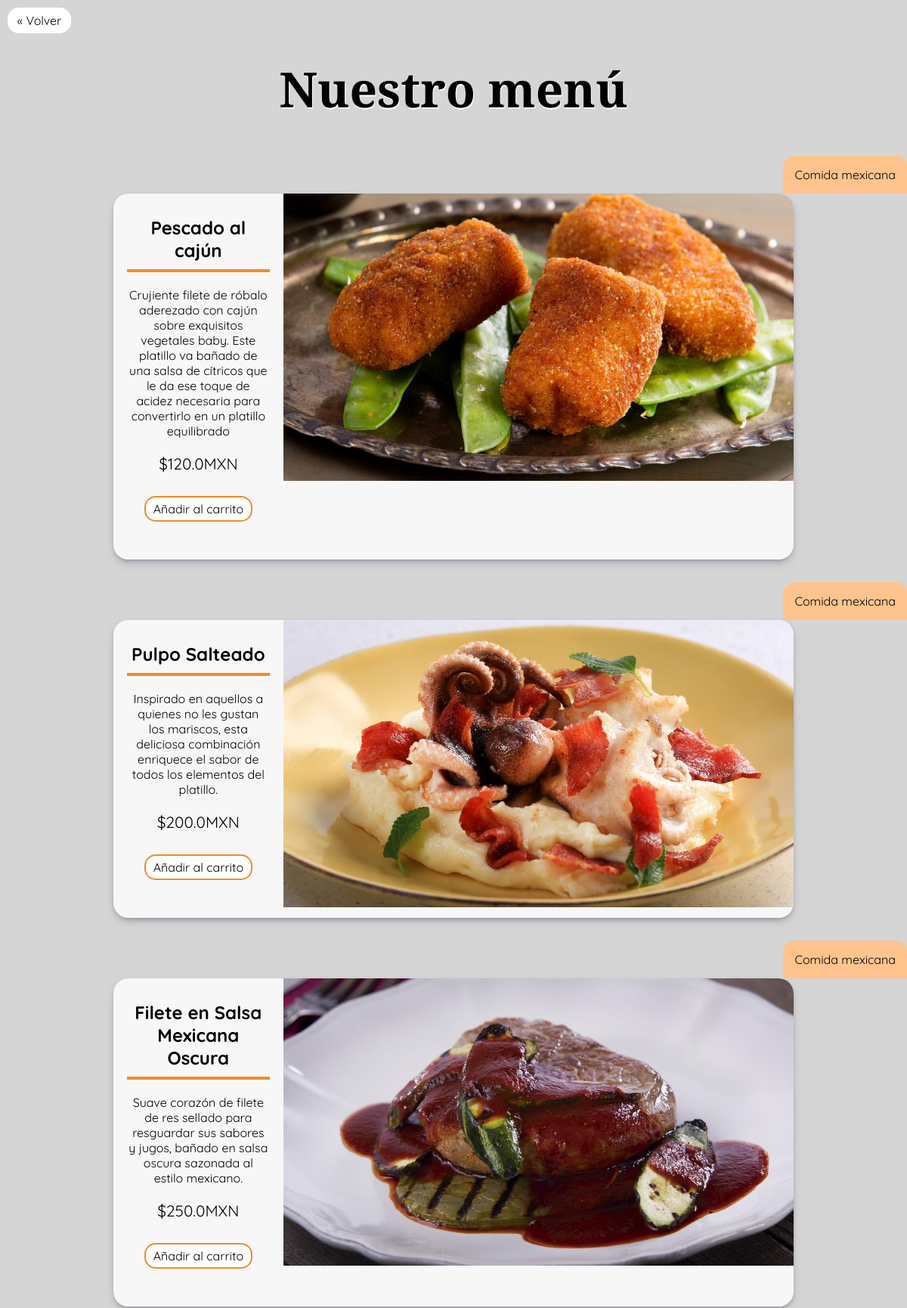
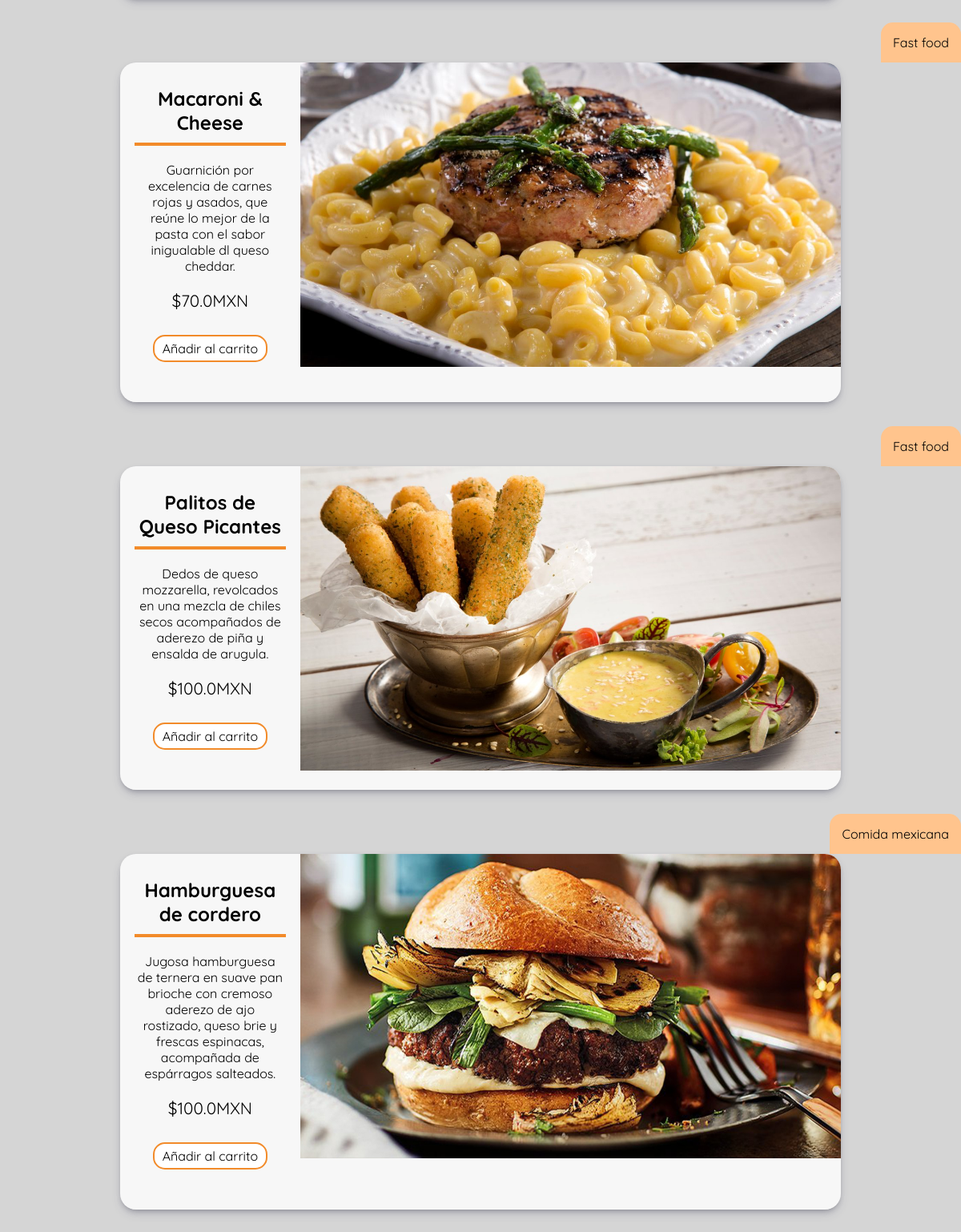
Screenshot of /ver_menu/ (signed in, upper part) with the database file from the repository (2 pictures, top to bottom).
### platillo/models.py (models this page shows, shortened)
class Platillo(models.Model):
    id = models.AutoField(primary_key=True)
    nombre = models.CharField(max_length=200, unique=True)
    descripcion = models.CharField(max_length=500, null=True)
    precio = models.FloatField(null=False, default=0)
    imagen = models.ImageField(null=False, upload_to=directorio_imagen)
    categoria = models.ForeignKey(
        'categoria.Categoria', on_delete=models.CASCADE)
    class Meta:
        db_table = 'platillo'
        verbose_name_plural = "Platillos"

### categoria/models.py (models this page shows)
class Categoria(models.Model):
    id_categoria = models.AutoField(primary_key=True)
    nombre_categoria = models.CharField(unique=True, null=False, max_length=100)
    class Meta:
        db_table = 'categoria'
        verbose_name_plural = "Categorias"
    def __str__(self):
        return '{}'.format(self.nombre_categoria)

### cliente/views.py (the view)
# urls.py: path('ver_menu/', views.ver_menu, name="ver_menu"),
@login_required
def ver_menu(request):
    platillos = Platillo.objects.all()
    contexto = {"platillos": platillos}
    return render(request, "cliente/ver_menu.html", contexto)

### templates/cliente/ver_menu.html (shortened to what this page needs)
{% load static %}
<link rel="stylesheet" href="{% static 'css/cliente/menu.css' %}" />
<div class="container">
    <div class="boton">
        <a class="btn-volver" href="../../../home/">&laquo; Volver</a>
    </div>
    <h1>Nuestro menú</h1>
    {% for platillo_original in platillos%}
    <div class="tab">{{platillo_original.categoria}}</div>
    <div class="card-container">
        <div class="card-body">
            <h2>{{platillo_original.nombre}}</h2>
            <hr />
            <p>{{platillo_original.descripcion}}</p>
            <span>${{platillo_original.precio}}MXN</span>
            <a
                class="add-cart"
                href="{% url 'cliente:cart_add' platillo_original.id %}"
                >Añadir al carrito</a
            >
        </div>
        <div class="dish">
            <img
                src="{{platillo_original.imagen.url}}"
                alt=""
                class="card-media"
                height="380"
                width="auto"
            />
        </div>
    </div>
    {% endfor %}
</div>

### static/css/cliente/menu.css (style rules this page uses)
* { margin: 0; font-family: Quicksand; }
.container { height: fit-content; padding-top: 10px; background-color: rgba(118, 118, 118, 0.3); display: flex; flex-direction: column; align-items: center; }
.boton { width: 100%; }
.btn-volver { width: 80px; height: 25px; padding-top: 5px; margin-left: 10px; display: inline-block; background: white; border: 2px solid white; border-radius: 15px; color: black; text-align: center; transition: all 0.5s; }
a { text-decoration: none; }
h1 { margin: 30px 0; font-family: "Josefin Slab", serif; font-size: 4em; color: black; text-shadow: 1px 2px white; font-weight: 700; }
.card-container { width: 75%; margin: 15px 0; display: flex; background-color: rgba(255, 255, 255, 0.8); border-radius: 20px; overflow: hidden; box-shadow: rgba(50, 50, 93, 0.25) 0px 6px 12px -2px, rgba(0, 0, 0, 0.3) 0px 3px 7px -3px; transition: all 1s; }
.card-body { padding: 20px; display: flex; flex-direction: column; align-items: center; }
h2 { margin: 10px 0; text-align: center; }
hr { width: 100%; border: 2px solid #f28b2a; }
p { margin: 20px 0; text-align: center; }
span { font-size: 1.3em; }
.add-cart { width: fit-content; height: 25px; padding: 5px 10px 0 10px; margin: 30px 0; background: white; border: 2px solid #f28b2a; border-radius: 15px; color: black; text-align: center; transition: all 0.5s; }
.tab { position: relative; background-color: #ffc48d; padding: 15px; border-top-left-radius: 15px; border-top-right-radius: 15px; top: 15; align-self: end; margin-left: 190px; }

### rows the page displays
Platillo: categoria "Comida mexicana", nombre "Pescado al cajún", descripcion "Crujiente filete de róbalo aderezado con cajún sobre exquisitos vegetales baby. Este platillo va bañado de una salsa de cítricos que le da ese toque de acidez necesaria para convertirlo en un platillo equilibrado", precio "120.0", imagen (picture)
Platillo: categoria "Comida mexicana", nombre "Pulpo Salteado", descripcion "Inspirado en aquellos a quienes no les gustan los mariscos, esta deliciosa combinación enriquece el sabor de todos los elementos del platillo.", precio "200.0", imagen (picture)
Platillo: categoria "Comida mexicana", nombre "Filete en Salsa Mexicana Oscura", descripcion "Suave corazón de filete de res sellado para resguardar sus sabores y jugos, bañado en salsa oscura sazonada al estilo mexicano.", precio "250.0", imagen (picture)
Platillo: categoria "Fast food", nombre "Macaroni & Cheese", descripcion "Guarnición por excelencia de carnes rojas y asados, que reúne lo mejor de la pasta con el sabor inigualable dl queso cheddar.", precio "70.0", imagen (picture)
Platillo: categoria "Fast food", nombre "Palitos de Queso Picantes", descripcion "Dedos de queso mozzarella, revolcados en una mezcla de chiles secos acompañados de aderezo de piña y ensalda de arugula.", precio "100.0", imagen (picture)
Platillo: categoria "Comida mexicana", nombre "Hamburguesa de cordero", descripcion "Jugosa hamburguesa de ternera en suave pan brioche con cremoso aderezo de ajo rostizado, queso brie y frescas espinacas, acompañada de espárragos salteados.", precio "100.0", imagen (picture)
